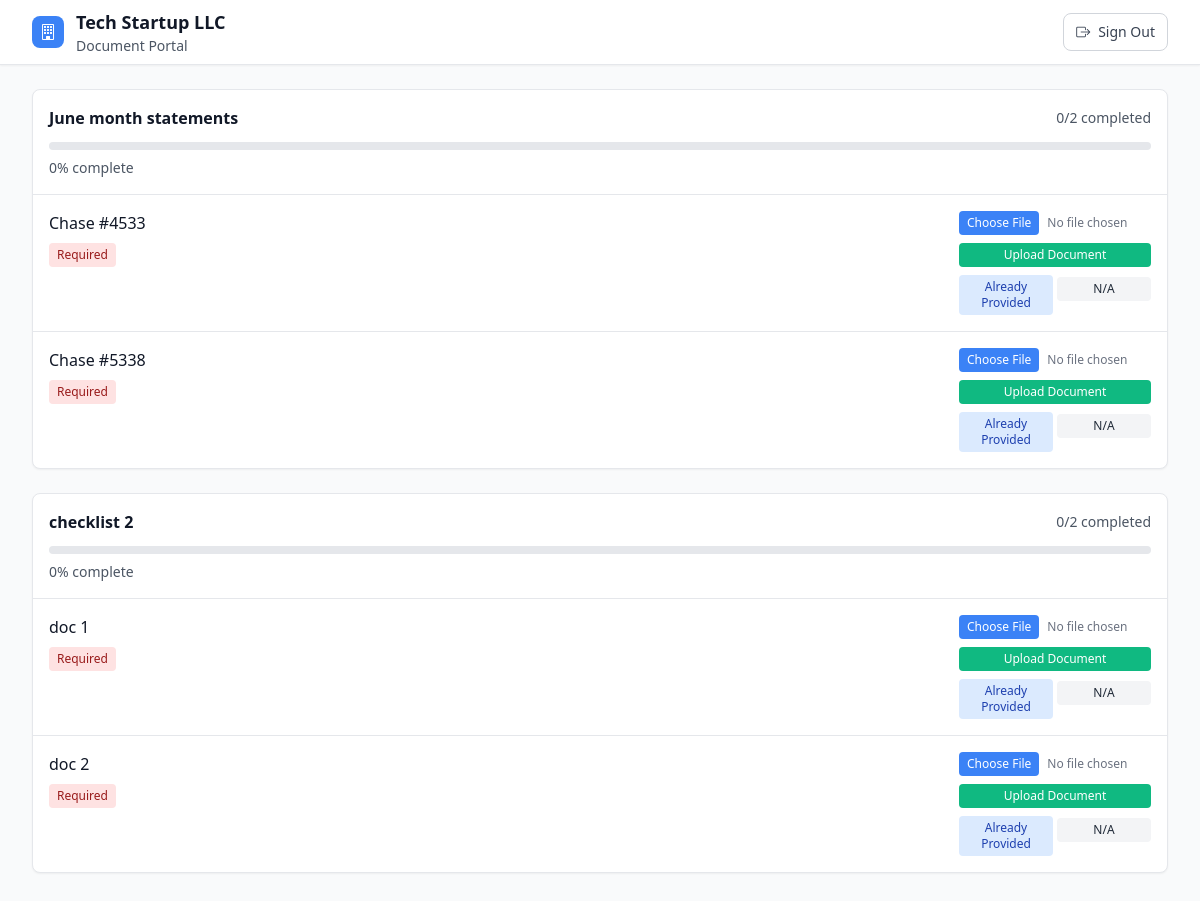
The page /client-dashboard (signed in) on the database its author committed.
### models/clients.py (models this page shows, shortened)
class Client(db.Model):
    id = db.Column(db.Integer, primary_key=True)
    name = db.Column(db.String(120), nullable=False)
    email = db.Column(db.String(120))
    phone = db.Column(db.String(20))
    address = db.Column(db.Text)
    contact_person = db.Column(db.String(100))
    entity_type = db.Column(db.String(50))  # Individual, Corp, LLC, Partnership, etc.
    tax_id = db.Column(db.String(20))  # EIN or SSN
    notes = db.Column(db.Text)
    firm_id = db.Column(db.Integer, db.ForeignKey('firm.id'), nullable=False)
    is_active = db.Column(db.Boolean, default=True)
    created_at = db.Column(db.DateTime, default=datetime.utcnow)
    projects = db.relationship('Project', backref='client', lazy=True)

### models/documents.py (models this page shows, shortened)
class DocumentChecklist(db.Model):
    __tablename__ = 'document_checklist'
    id = db.Column(db.Integer, primary_key=True)
    client_id = db.Column(db.Integer, db.ForeignKey('client.id'), nullable=False)
    name = db.Column(db.String(200), nullable=False)
    description = db.Column(db.Text)
    created_by = db.Column(db.Integer, db.ForeignKey('user.id'), nullable=False)
    created_at = db.Column(db.DateTime, default=datetime.utcnow)
    is_active = db.Column(db.Boolean, default=True, nullable=False)
    access_token = db.Column(db.String(255), unique=True)  # Secure URL token for client access
    token_expires_at = db.Column(db.DateTime)  # Optional expiration
    client_email = db.Column(db.String(255))  # Client email for verification
    token_access_count = db.Column(db.Integer, default=0, nullable=False)  # Track access count
    token_last_accessed = db.Column(db.DateTime)  # Last access timestamp
    ai_analysis_completed = db.Column(db.Boolean, default=False, nullable=False)
    ai_analysis_results = db.Column(db.Text)  # JSON string of AI analysis results
    ai_analysis_timestamp = db.Column(db.DateTime)
    ai_analysis_version = db.Column(db.String(50), default='1.0')  # Track AI model version
    client = db.relationship('Client', backref='document_checklists')
    creator = db.relationship('User', backref='created_checklists')

class ChecklistItem(db.Model):
    __tablename__ = 'checklist_item'
    id = db.Column(db.Integer, primary_key=True)
    checklist_id = db.Column(db.Integer, db.ForeignKey('document_checklist.id'), nullable=False)
    title = db.Column(db.String(200), nullable=False)
    description = db.Column(db.Text)
    is_required = db.Column(db.Boolean, default=True, nullable=False)
    sort_order = db.Column(db.Integer, default=0)
    status = db.Column(db.String(20), default='pending', nullable=False)  # pending, uploaded, already_provided, not_applicable
    created_at = db.Column(db.DateTime, default=datetime.utcnow)
    updated_at = db.Column(db.DateTime, default=datetime.utcnow, onupdate=datetime.utcnow)
    checklist = db.relationship('DocumentChecklist', backref='items')

### blueprints/client_portal.py (the view)
@client_portal_bp.route('/client-dashboard')
def client_dashboard():
    if 'client_user_id' not in session:
        return redirect(url_for('client_portal.client_login'))
    client_id = session['client_id']
    client = Client.query.get(client_id)
    checklists = DocumentChecklist.query.filter_by(
        client_id=client_id,
        is_active=True
    ).all()
    return render_template('clients/client_dashboard_modern.html', client=client, checklists=checklists)

### app.py (called while the page is built, shortened)
@app.before_request
def check_access():
    if request.endpoint in ['static', 'auth.home', 'auth.landing', 'auth.logout', 'auth.clear_session', 'admin.login', 'admin.dashboard', 'admin.authenticate']:
        return
    if request.endpoint in ['auth.login', 'auth.authenticate', 'auth.select_user', 'auth.set_user', 'auth.switch_user']:
        return
    if request.endpoint in ['client_portal.client_login', 'client_portal.client_authenticate', 'client_portal.client_dashboard', 'client_portal.client_logout']:
        return

@app.after_request
def add_security_headers(response):
    if 'firm_id' in session:
        response.headers['Cache-Control'] = 'no-cache, no-store, must-revalidate'
        response.headers['Pragma'] = 'no-cache'
        response.headers['Expires'] = '0'
    response.headers['X-Content-Type-Options'] = 'nosniff'
    response.headers['X-Frame-Options'] = 'DENY'
    response.headers['X-XSS-Protection'] = '1; mode=block'
    return response

### templates/clients/client_dashboard_modern.html (shortened to what this page needs)
<!DOCTYPE html>
<html lang="en">
<head>
    <script src="https://cdn.tailwindcss.com"></script>
    <link href="https://cdn.jsdelivr.net/npm/bootstrap-icons@1.10.0/font/bootstrap-icons.css" rel="stylesheet">
</head>
<body class="bg-gray-50 min-h-screen">
    <header class="bg-white shadow-sm border-b">
        <div class="max-w-7xl mx-auto px-4 sm:px-6 lg:px-8">
            <div class="flex justify-between items-center h-16">
                <div class="flex items-center">
                    <div class="w-8 h-8 bg-cpa-blue rounded-lg flex items-center justify-center mr-3">
                        <i class="bi bi-building text-white"></i>
                    </div>
                    <div>
                        <h1 class="text-lg font-semibold text-gray-900">{{ client.name }}</h1>
                        <p class="text-sm text-gray-600">Document Portal</p>
                    </div>
                </div>
                <a href="{{ url_for('client_portal.client_logout') }}"
                   class="inline-flex items-center px-3 py-2 border border-gray-300 text-gray-700 bg-white rounded-lg hover:bg-gray-50 transition-colors text-sm">
                    <i class="bi bi-box-arrow-right mr-2"></i>
                    Sign Out
                </a>
            </div>
        </div>
    </header>
    <main class="max-w-7xl mx-auto px-4 sm:px-6 lg:px-8 py-6">
        {% for checklist in checklists %}
        <div class="bg-white rounded-lg shadow-sm border border-gray-200 mb-6">
            <div class="p-4 border-b border-gray-200">
                <div class="flex items-center justify-between mb-3">
                    <h2 class="font-semibold text-gray-900">{{ checklist.name }}</h2>
                    <span class="text-sm text-gray-600">
                        {% set completed = checklist.items|selectattr('status', 'in', ['uploaded', 'already_provided', 'not_applicable'])|list|length %}
                        {{ completed }}/{{ checklist.items|length }} completed
                    </span>
                </div>
                {% if checklist.items %}
                    {% set progress = (completed * 100 / checklist.items|length)|round|int %}
                    <div class="w-full bg-gray-200 rounded-full h-2 mb-2">
                    </div>
                    <p class="text-sm text-gray-600">{{ progress }}% complete</p>
                {% endif %}
            </div>
            <div class="divide-y divide-gray-200">
                {% for item in checklist.items %}
                <div class="p-4">
                    <div class="flex items-start justify-between">
                        <div class="flex-1">
                            <h3 class="font-medium text-gray-900">{{ item.title }}</h3>
                            {% if item.is_required %}
                            <span class="inline-flex items-center px-2 py-1 rounded text-xs bg-red-100 text-red-800 mt-2">
                                Required
                            </span>
                            {% endif %}
                        </div>
                        <div class="ml-4 flex-shrink-0 w-48">
                            {% if item.status == 'pending' %}
                            <div class="space-y-2">
                                <form method="POST" action="{{ url_for('client_portal.client_upload_document', item_id=item.id) }}"
                                      enctype="multipart/form-data" class="space-y-2">
                                    <input type="file"
                                           name="file"
                                           accept=".pdf,.jpg,.jpeg,.png,.doc,.docx,.xls,.xlsx"
                                           class="block w-full text-xs text-gray-500 file:mr-2 file:py-1 file:px-2 file:rounded file:border-0 file:text-xs file:bg-cpa-blue file:text-white hover:file:bg-cpa-navy"
                                           required>
                                    <button type="submit"
                                            class="w-full px-2 py-1 bg-cpa-green text-white rounded text-xs hover:bg-green-600 transition-colors">
                                        Upload Document
                                    </button>
                                </form>
                                <div class="grid grid-cols-2 gap-1">
                                    <form method="POST" action="{{ url_for('client_portal.client_update_status', item_id=item.id) }}" class="inline">
                                        <button type="submit"
                                                class="w-full px-2 py-1 bg-blue-100 text-blue-800 rounded text-xs hover:bg-blue-200 transition-colors">
                                            Already Provided
                                        </button>
                                    </form>
                                    <form method="POST" action="{{ url_for('client_portal.client_update_status', item_id=item.id) }}" class="inline">
                                        <button type="submit"
                                                class="w-full px-2 py-1 bg-gray-100 text-gray-800 rounded text-xs hover:bg-gray-200 transition-colors">
                                            N/A
                                        </button>
                                    </form>
                                </div>
                            </div>
                            {% endif %}
                        </div>
                    </div>
                </div>
                {% endfor %}
            </div>
        </div>
        {% endfor %}
    </main>
</body>
</html>

### rows shown on the page
Client: name "Tech Startup LLC"
DocumentChecklist: name "June month statements", completed "0", items|length "2", progress "0"
ChecklistItem: title "Chase #4533", is_required "Required"
ChecklistItem: title "Chase #5338", is_required "Required"
DocumentChecklist: name "checklist 2", completed "0", items|length "2", progress "0"
ChecklistItem: title "doc 1", is_required "Required"
ChecklistItem: title "doc 2", is_required "Required"
